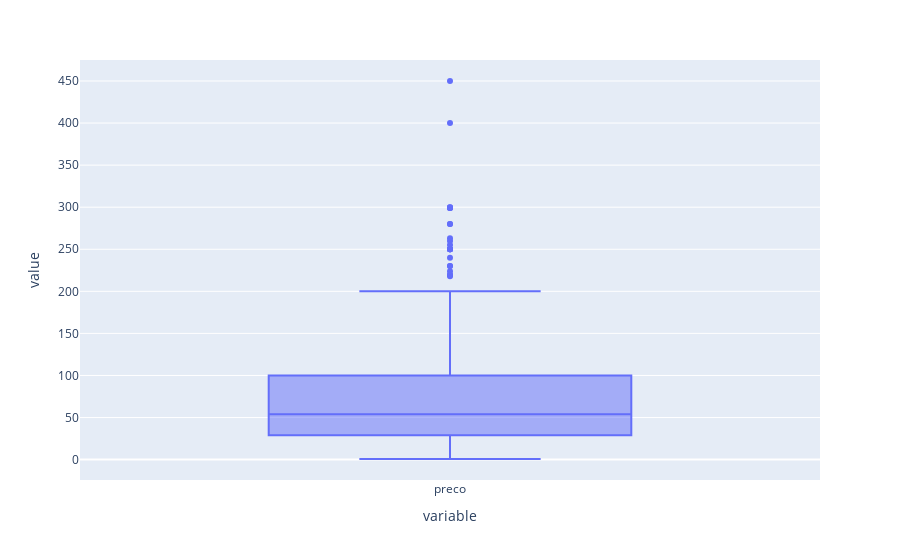

Here is the notebook cell this chart was saved with:
### Markdown cell above
## Tratamento de Outlier

Ao realizar análise dos outlier da base, verificamos que apesar de fora do desvio padrão, estes dados não deveriam ser descartados, uma vez que representam o valor real do item.

### Code cell
px.box(dados.preco)

### Figure 1 — Plotly figure (JSON) as saved in the notebook; plotly's stock layout.template omitted (floating-point values rounded to 4 significant figures; data arrays with more than 128 entries replaced by an {"elided": "..."} marker saying what was removed)
{"data": [{"alignmentgroup": "True", "hovertemplate": "variable=%{x}<br>value=%{y}<extra></extra>", "legendgroup": "", "marker": {"color": "#636efa"}, "name": "", "notched": false, "offsetgroup": "", "orientation": "v", "showlegend": false, "type": "box", "x": {"elided": "196 str values"}, "x0": " ", "xaxis": "x", "y": {"elided": "196 float values"}, "y0": " ", "yaxis": "y"}], "layout": {"boxmode": "group", "legend": {"tracegroupgap": 0}, "margin": {"t": 60}, "xaxis": {"anchor": "y", "domain": [0, 1], "title": {"text": "variable"}}, "yaxis": {"anchor": "x", "domain": [0, 1], "title": {"text": "value"}}}}
